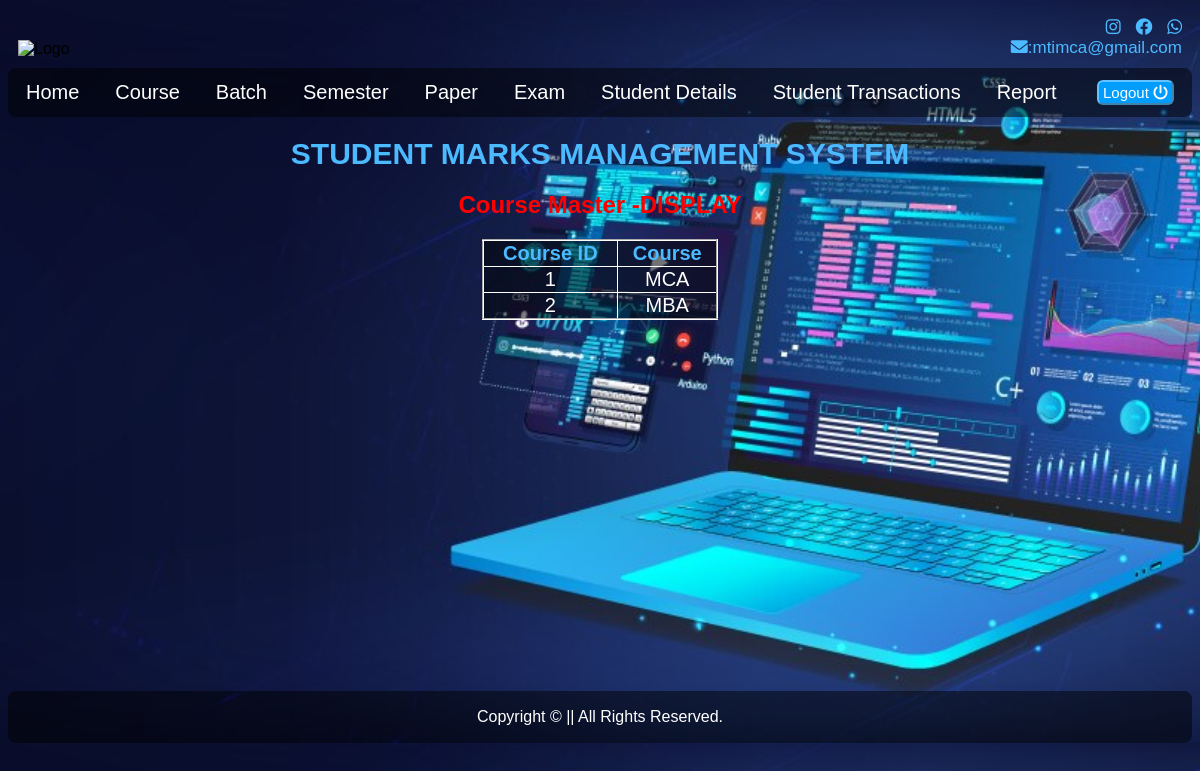
The app's page /student/displaycourse/ with its own data.
### student/models.py (models this page shows, shortened)
class CourseMasterModel(models.Model):
    courseid = models.IntegerField(unique=True)
    course   = models.CharField(max_length =4, unique=True)

### student/views.py (the view)
# urls.py: path('displaycourse/',views.displaycourse,name='displaycourse'),
def displaycourse(request):
    course= CourseMasterModel.objects.all().values()
    temp = loader.get_template('displaycourse.html')
    context = {
        'data':course,
    }
    return HttpResponse(temp.render(context,request))

### student/templates/displaycourse.html (shortened to what this page needs)
{% extends "master.html" %}
{% block content %}
<div align="center" style="color: white;">
    <h1>Course Master -DISPLAY</h1>
        <table border="2" style="border-collapse: collapse;  border-color: white;  width: 20%; font-size: 20px;">
            <tr class="thead"> <th>Course ID</th> <th>Course</th> </tr>
            {% for x in data %}
            <tr align="center">
                <td>{{x.courseid}}</td>
                <td>{{x.course}}</td>
            </tr>
            {% endfor %}
        </table>
</div>
{% endblock %}

### student/static/css/styles.css (style rules this page uses)
body { font-family: Arial, Helvetica, sans-serif; background-size:cover; background-position:center; margin-bottom: 0; }
h1 { color:#ff0000; }
.thead { color: #4bbaff; }
table { background-color: #0000007f; }

### records on screen
CourseMasterModel: courseid "1", course "MCA"
CourseMasterModel: courseid "2", course "MBA"
